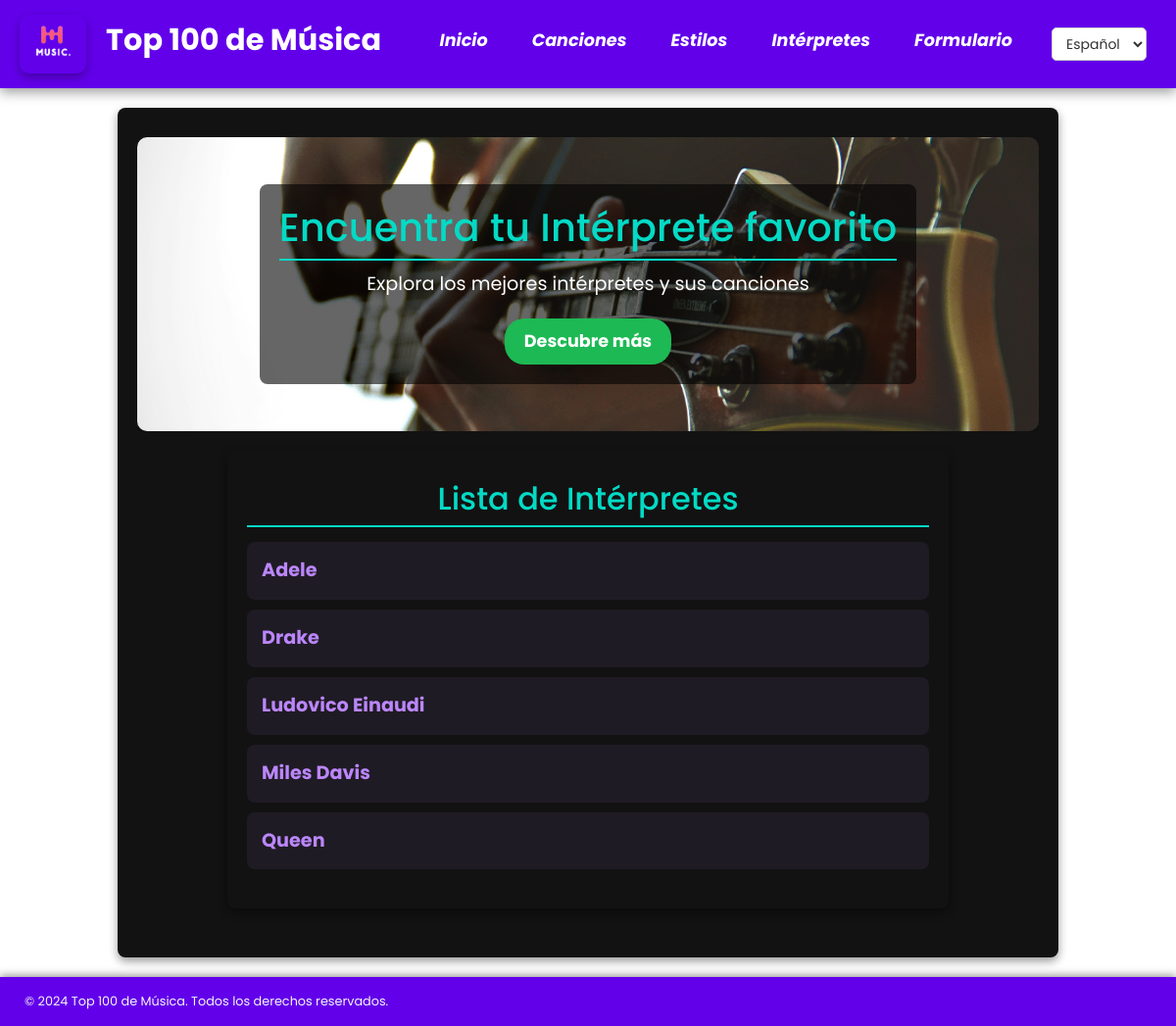
Page /es/interpretes/ on the earlier database version.
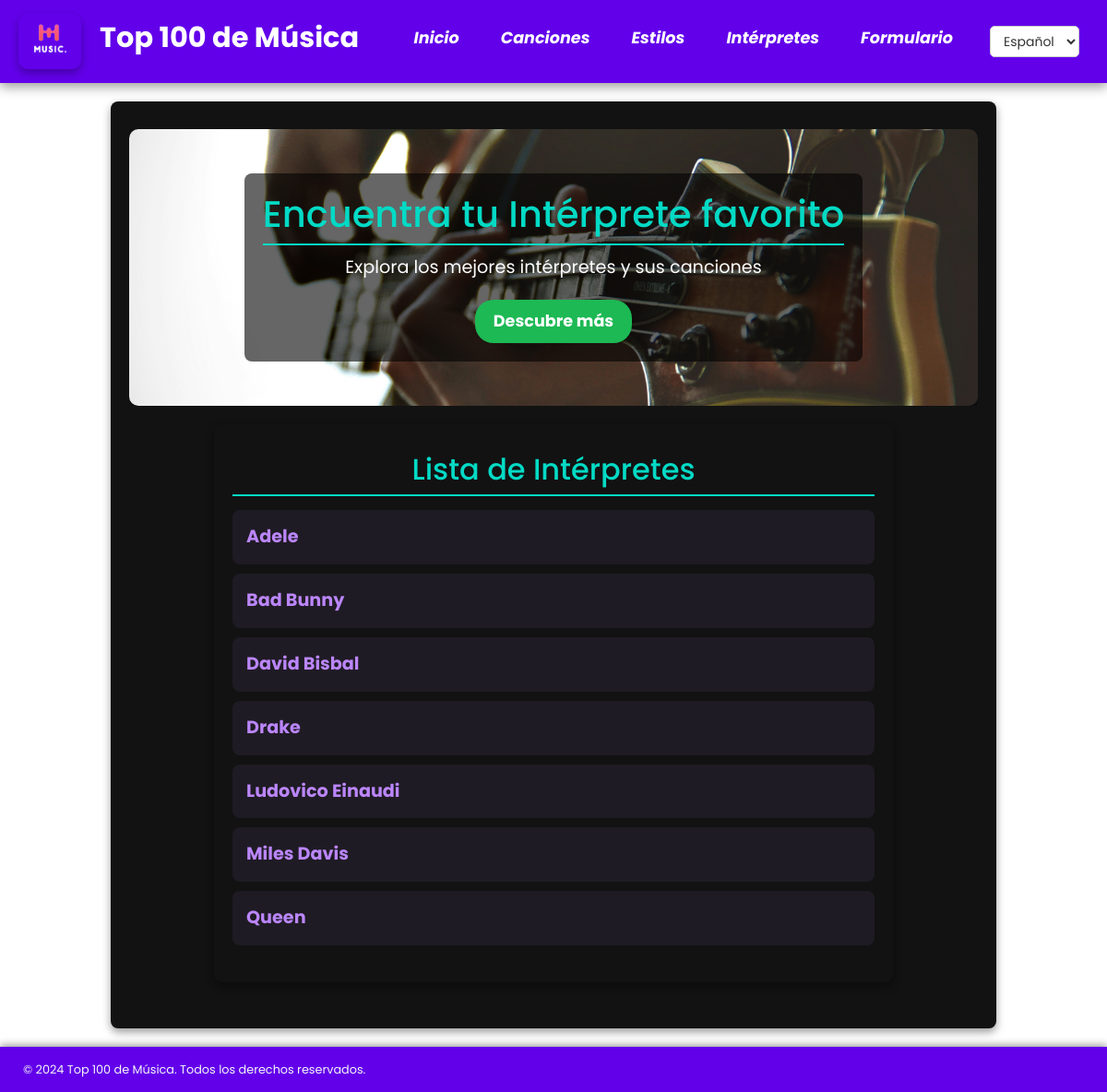
Same page on the later database version.
### appTop100Django/models.py (models this page shows, shortened)
class Interprete(models.Model):
    nombre = models.CharField(max_length=50)
    numero_integrantes = models.IntegerField(default=0)
    descripcion_interprete = models.CharField(max_length=300)
    oyentes_mensuales = models.IntegerField(default=0)
    imagen = models.ImageField(upload_to='interpretes/', blank=True, null=True)

### appTop100Django/views.py (the view)
# urls.py: path('interpretes/', views.lista_interpretes, name='lista_interpretes'),
def lista_interpretes(request):
    interpretes = get_list_or_404(Interprete.objects.order_by('nombre').all())
    context = {'interpretes': interpretes}
    return render(request, 'lista_interpretes.html', context)

### appTop100Django/templates/lista_interpretes.html (shortened to what this page needs)
{% extends 'base_listas.html' %}
{% load i18n %}
{% load static %}
{% block banner %}
<div class="banner-content">
    <img src="{% static 'images/interpretes_banner.jpg' %}" alt="{% trans 'Banner de Intérpretes' %}" class="banner-image">
    <div class="banner-overlay">
        <h2>{% trans "Encuentra tu Intérprete favorito" %}</h2>
        <p>{% trans "Explora los mejores intérpretes y sus canciones" %}</p>
        <a href="https://es.wikipedia.org/wiki/Anexo:Artistas_m%C3%A1s_escuchados_en_Spotify" class="button" target="_blank">{% trans "Descubre más" %}</a>
    </div>
</div>
{% endblock %}
{% block contenido_principal %}
<h2>{% trans "Lista de Intérpretes" %}</h2>
<ul>
    {% for interprete in interpretes %}
        <li>
            <a href="{% url 'detalles_interprete' interprete.id %}">{{ interprete.nombre }}</a>
        </li>
    {% endfor %}
</ul>
{% endblock %}

Differences in the rows shown:
added Interprete: nombre "Bad Bunny"
added Interprete: nombre "David Bisbal"
